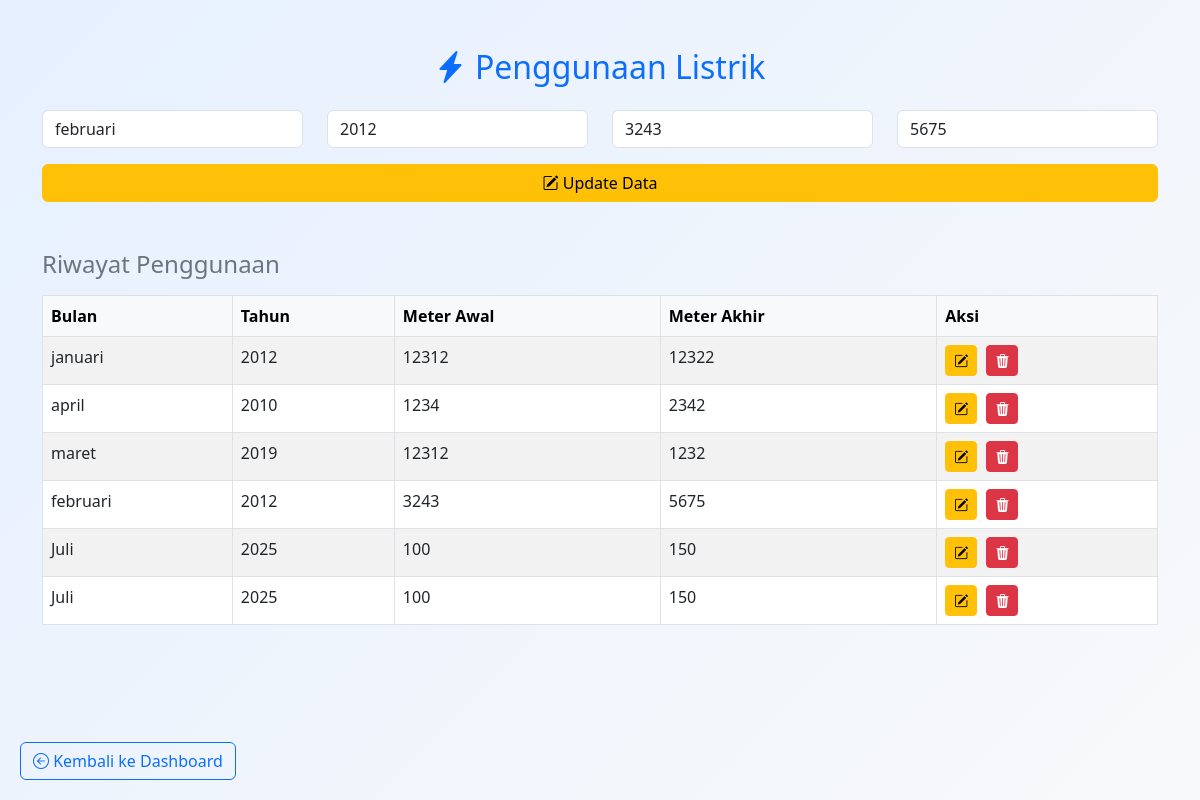
The page /pelanggan/penggunaan/penggunaan.php?edit=12 (signed in) on the database its author committed.
### tables this page shows
CREATE TABLE IF NOT EXISTS `penggunaan` (
  `id_penggunaan` int NOT NULL AUTO_INCREMENT,
  `id_pelanggan` int DEFAULT NULL,
  `bulan` varchar(20) DEFAULT NULL,
  `tahun` year DEFAULT NULL,
  `meter_awal` int DEFAULT NULL,
  `meter_akhir` int DEFAULT NULL,
  PRIMARY KEY (`id_penggunaan`),
  KEY `id_pelanggan` (`id_pelanggan`),
  KEY `idx_penggunaan_pelanggan` (`id_pelanggan`),
  CONSTRAINT `penggunaan_ibfk_1` FOREIGN KEY (`id_pelanggan`) REFERENCES `pelanggan` (`id_pelanggan`)
);

### pelanggan/penggunaan/penggunaan.php (the view, shortened to what this page needs)
<?php
include '../../config/database.php';
$id_pelanggan = $_SESSION['id_pelanggan'];
$edit = false;
$penggunaan = $conn->query("SELECT * FROM penggunaan WHERE id_pelanggan='$id_pelanggan'");
if (isset($_GET['edit'])) {
  $edit = true;
  $id_edit = $_GET['edit'];
  $data_edit = $conn->query("SELECT * FROM penggunaan WHERE id_penggunaan='$id_edit' AND id_pelanggan='$id_pelanggan'")->fetch_assoc();
}
?>
<!DOCTYPE html>
<html lang="id">
<head>
  <link rel="stylesheet" href="https://cdn.jsdelivr.net/npm/bootstrap@5.3.0/dist/css/bootstrap.min.css">
  <link rel="stylesheet" href="https://cdn.jsdelivr.net/npm/bootstrap-icons@1.10.5/font/bootstrap-icons.css">
</head>
<body>
  <div class="container py-5">
    <div class="mb-4 text-center">
      <h2 class="text-primary"><i class="bi bi-lightning-charge-fill"></i> Penggunaan Listrik</h2>
    </div>
    <form method="post" class="mb-5">
      <div class="row mb-3">
        <div class="col-md-3">
          <input type="text" name="bulan" placeholder="Bulan" class="form-control" value="<?= $edit ? $data_edit['bulan'] : '' ?>" required>
        </div>
        <div class="col-md-3">
          <input type="number" name="tahun" placeholder="Tahun" class="form-control" value="<?= $edit ? $data_edit['tahun'] : '' ?>" required>
        </div>
        <div class="col-md-3">
          <input type="number" name="meter_awal" placeholder="Meter Awal" class="form-control" value="<?= $edit ? $data_edit['meter_awal'] : '' ?>" required>
        </div>
        <div class="col-md-3">
          <input type="number" name="meter_akhir" placeholder="Meter Akhir" class="form-control" value="<?= $edit ? $data_edit['meter_akhir'] : '' ?>" required>
        </div>
      </div>
      <button type="submit" name="<?= $edit ? 'update' : 'tambah' ?>" class="btn btn-<?= $edit ? 'warning' : 'success' ?> w-100">
        <i class="bi <?= $edit ? 'bi-pencil-square' : 'bi-save' ?>"></i>
        <?= $edit ? 'Update Data' : 'Simpan Penggunaan' ?>
      </button>
    </form>
    <h4 class="mb-3 text-secondary">Riwayat Penggunaan</h4>
    <table class="table table-bordered table-striped">
      <thead class="table-light">
        <tr>
          <th>Bulan</th>
          <th>Tahun</th>
          <th>Meter Awal</th>
          <th>Meter Akhir</th>
          <th>Aksi</th>
        </tr>
      </thead>
      <tbody>
        <?php while ($row = $penggunaan->fetch_assoc()): ?>
          <tr>
            <td><?= $row['bulan'] ?></td>
            <td><?= $row['tahun'] ?></td>
            <td><?= $row['meter_awal'] ?></td>
            <td><?= $row['meter_akhir'] ?></td>
            <td>
              <a href="penggunaan.php?edit=<?= $row['id_penggunaan'] ?>" class="btn btn-sm btn-warning btn-action"><i class="bi bi-pencil-square"></i></a>
              <a href="penggunaan.php?hapus=<?= $row['id_penggunaan'] ?>" class="btn btn-sm btn-danger" onclick="return confirm('Yakin ingin hapus data ini?')">
                <i class="bi bi-trash3-fill"></i>
              </a>
            </td>
          </tr>
        <?php endwhile; ?>
      </tbody>
    </table>
  </div>
  <div class="fixed-back">
    <a href="../dashboard.php" class="btn btn-outline-primary">
      <i class="bi bi-arrow-left-circle"></i> Kembali ke Dashboard
    </a>
  </div>
</body>
</html>

### pelanggan/penggunaan/penggunaan.php (style rules this page uses)
body { background: linear-gradient(135deg, #e6f0ff, #f8f9fa); font-family: 'Segoe UI', sans-serif; min-height: 100vh; padding-bottom: 70px; }
.btn-action { margin-right: 5px; }
.fixed-back { position: fixed; bottom: 20px; left: 20px; }

### rows shown on the page
penggunaan: bulan "februari", tahun "2012", meter_awal "3243", meter_akhir "5675"
penggunaan: bulan "januari", tahun "2012", meter_awal "12312", meter_akhir "12322"
penggunaan: bulan "april", tahun "2010", meter_awal "1234", meter_akhir "2342"
penggunaan: bulan "maret", tahun "2019", meter_awal "12312", meter_akhir "1232"
penggunaan: bulan "Juli", tahun "2025", meter_awal "100", meter_akhir "150"
penggunaan: bulan "Juli", tahun "2025", meter_awal "100", meter_akhir "150"
